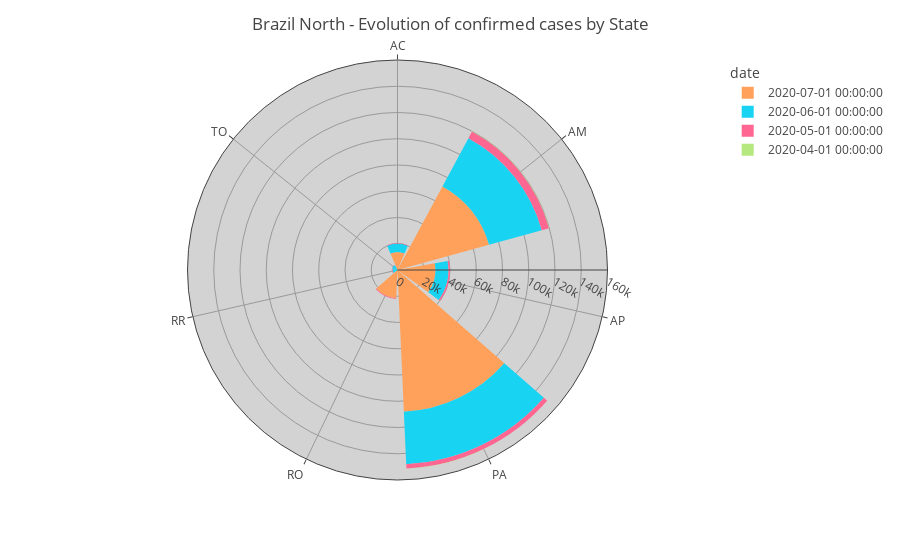

The code cell stored with this chart in its notebook:
### Markdown cell above
### Rosa de Nightingale da região NORTE 

Na rosa de nighlingale do Norte do Brasil notamos que em Abril quase não havia casos nos estados do norte mas nos meses seguintes a pandemia explodiu, com força absurda especialmente no Amazonas e Pará

### Code cell
import plotly.express as px

#setting the parameters of the chart
fig = px.bar_polar(df_norte, r="confirmed", theta="state",  #r is the values, theta= data you wish to compare
                   color="date", template="plotly_dark")  #color is the value of stacked columns 

#adding title, circular grid shape and labels
fig.update_layout(
    title='Brazil North - Evolution of confirmed cases by State',
    template=None,
    polar = dict(gridshape='circular',bgcolor='lightgray',
        radialaxis = dict(range=[0, 160000], ticks='')  #setting the scale
    ))
fig.show()

### Figure 1 — Plotly figure (JSON) as saved in the notebook; plotly's stock layout.template omitted (floating-point values rounded to 4 significant figures)
{"data": [{"hovertemplate": "date=2020-07-01 00:00:00<br>confirmed=%{r}<br>state=%{theta}<extra></extra>", "legendgroup": "2020-07-01 00:00:00", "marker": {"color": "#FFA15A"}, "name": "2020-07-01 00:00:00", "r": [13715, 72284, 28927, 108067, 21523], "showlegend": true, "subplot": "polar", "theta": ["AC", "AM", "AP", "PA", "RO"], "type": "barpolar"}, {"hovertemplate": "date=2020-06-01 00:00:00<br>confirmed=%{r}<br>state=%{theta}<extra></extra>", "legendgroup": "2020-06-01 00:00:00", "marker": {"color": "#19d3f3"}, "name": "2020-06-01 00:00:00", "r": [6326, 41774, 9890, 40014, 3850, 4345], "showlegend": true, "subplot": "polar", "theta": ["AC", "AM", "AP", "PA", "RR", "TO"], "type": "barpolar"}, {"hovertemplate": "date=2020-05-01 00:00:00<br>confirmed=%{r}<br>state=%{theta}<extra></extra>", "legendgroup": "2020-05-01 00:00:00", "marker": {"color": "#FF6692"}, "name": "2020-05-01 00:00:00", "r": [487, 5723, 1121, 3359, 585, 519, 191], "showlegend": true, "subplot": "polar", "theta": ["AC", "AM", "AP", "PA", "RO", "RR", "TO"], "type": "barpolar"}, {"hovertemplate": "date=2020-04-01 00:00:00<br>confirmed=%{r}<br>state=%{theta}<extra></extra>", "legendgroup": "2020-04-01 00:00:00", "marker": {"color": "#B6E880"}, "name": "2020-04-01 00:00:00", "r": [43, 200, 11, 41, 9, 26, 12], "showlegend": true, "subplot": "polar", "theta": ["AC", "AM", "AP", "PA", "RO", "RR", "TO"], "type": "barpolar"}], "layout": {"barmode": "relative", "legend": {"title": {"text": "date"}, "tracegroupgap": 0}, "margin": {"t": 60}, "polar": {"angularaxis": {"direction": "clockwise", "rotation": 90}, "bgcolor": "lightgray", "domain": {"x": [0, 1], "y": [0, 1]}, "gridshape": "circular", "radialaxis": {"range": [0, 160000], "ticks": ""}}, "title": {"text": "Brazil North - Evolution of confirmed cases by State"}}}
